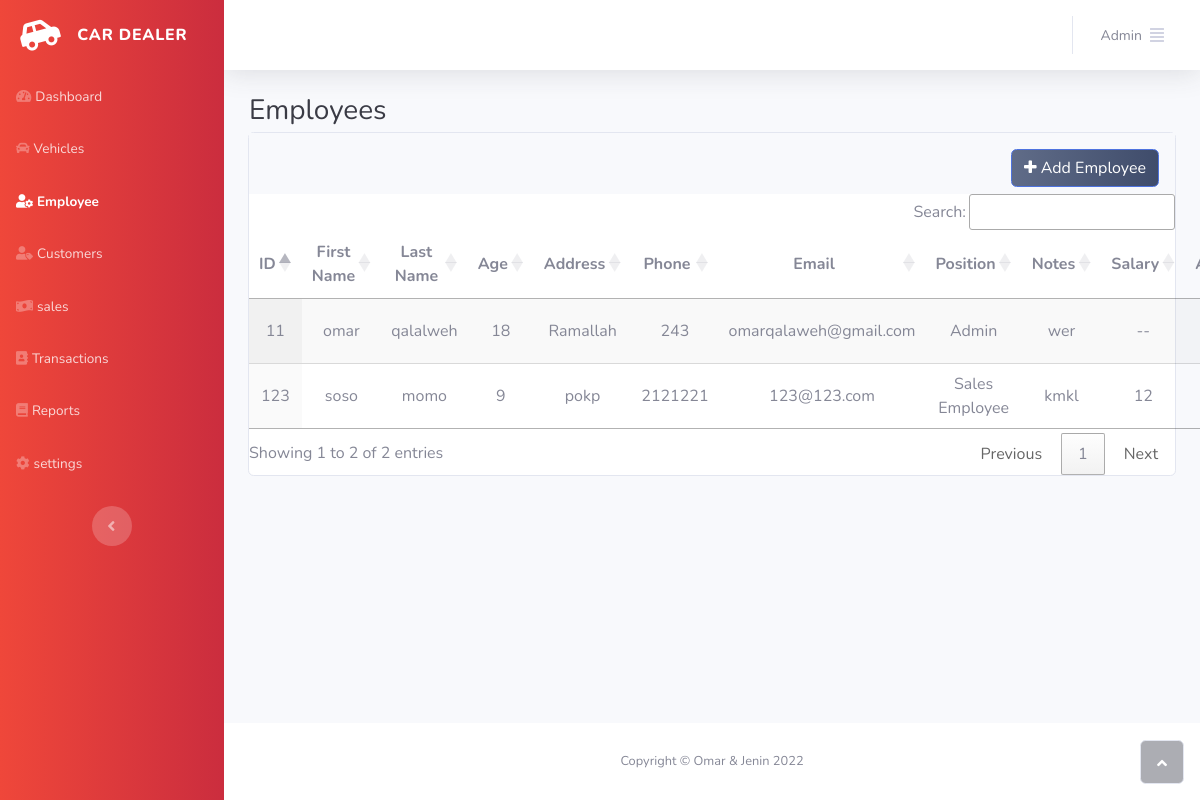
Screenshot of /admin/employee.php (signed in) with the database file from the repository.
### tables this page shows
CREATE TABLE IF NOT EXISTS `employee` (
  `EmpID` int(11) NOT NULL,
  `FirstName` text NOT NULL,
  `LastName` text NOT NULL,
  `dob` date NOT NULL,
  `Address` text NOT NULL,
  `Phone` text NOT NULL,
  `Email` text NOT NULL,
  `Notes` longtext NOT NULL,
  PRIMARY KEY (`EmpID`),
  UNIQUE KEY `EmpID` (`EmpID`)
);

CREATE TABLE IF NOT EXISTS `sales_employee` (
  `EmpID` int(11) NOT NULL,
  `salary` double NOT NULL,
  `Bonus_Per_Sale` int(11) NOT NULL,
  PRIMARY KEY (`EmpID`)
);

### admin/employee.php (the view, shortened to what this page needs)
<?php
include '../helper/db_con.php';
?>
<!DOCTYPE html>
<html lang="en">
<head>
    <link rel="stylesheet" href="../assets/bootstrap/css/bootstrap.min.css">
    <link rel="stylesheet" href="../assets/fonts/fontawesome-all.min.css">
    <link rel="stylesheet" href="../assets/fonts/font-awesome.min.css">
    <link rel="stylesheet" href="../assets/fonts/fontawesome5-overrides.min.css">
    <link rel="stylesheet" href="https://cdnjs.cloudflare.com/ajax/libs/jquery.tablesorter/2.31.2/css/theme.bootstrap_4.min.css">
    <link rel="stylesheet" href="https://cdnjs.cloudflare.com/ajax/libs/jqueryui/1.12.1/jquery-ui.min.css">
    <link rel="stylesheet" href="https://cdn.datatables.net/1.12.1/css/jquery.dataTables.min.css">
    <link rel="stylesheet" href="https://cdn.datatables.net/v/dt/dt-1.12.1/datatables.min.css"/>
</head>
<body id="page-top">
<div id="wrapper">
    <nav class="navbar navbar-dark align-items-start sidebar sidebar-dark accordion bg-gradient-primary p-0"
         style="background: linear-gradient(to left, #cb2d3e, #ef473a);">
        <div class="container-fluid d-flex flex-column p-0">
            <a class="navbar-brand d-flex justify-content-center align-items-center sidebar-brand m-0"
               href="admin_dash.php">
                <div class="sidebar-brand-icon rotate-n-15"><i class="fas fa-car-side"></i></div>
                <div class="sidebar-brand-text mx-3"><span>Car dealer</span></div>
            </a>
            <ul class="navbar-nav text-light" id="accordionSidebar">
                <li class="nav-item"><a class="nav-link" href="admin_dash.php"><i
                                class="fas fa-tachometer-alt"></i><span>Dashboard</span></a></li>
                <li class="nav-item"><a class="nav-link" href="vehicles.php"><i
                                class="fas fa-car"></i><span>Vehicles</span></a></li>
                <li class="nav-item"><a class="nav-link active" href="employee.php"><i
                                class="fas fa-user-cog"></i><span>Employee</span></a></li>
                <li class="nav-item"><a class="nav-link" href="Customers.php"><i class="fas fa-user-tag"></i><span>Customers</span></a>
                    <a class="nav-link" href="sales.php"><i class="fas fa-money-bill-wave"></i><span>sales</span></a>
                    <a class="nav-link" href="transactions.php"><i
                                class="fas fa-address-book"></i><span>Transactions</span></a>
                    <a class="nav-link" href="reports.php"><i class="fas fa-book"></i><span>Reports</span></a>
                    <a class="nav-link" href="profile.php"><i class="fas fa-cog"></i><span>settings</span></a></li>
            </ul>
            <div class="text-center d-none d-md-inline">
                <button class="btn rounded-circle border-0" id="sidebarToggle" type="button"></button>
            </div>
        </div>
    </nav>
    <div class="d-flex flex-column" id="content-wrapper">
        <div id="content">
            <?php include 'includes/header.php'; ?>
            <h3 class="text-dark mb-1" style="margin-left: 25px;margin-top: 23px;margin-right: -1px;">Employees</h3>
            <div class="container-fluid" style="border-style: none;">
                <div class="card" id="TableSorterCard">
                    <div class="card-header text-end py-3" style="height: 61px;border-style: none;">
                        <div class="row">
                            <div class="col-md-6"></div>
                            <div class="col-md-6">
                                <div class="text-end">
                                    <button class="btn btn-primary" type="button"
                                            style="background: linear-gradient(to right, #606c88, #3f4c6b);"
                                            data-bs-target="#modalAddEmployee" data-bs-toggle="modal"><i
                                                class="fa fa-plus"></i>&nbsp;Add Employee
                                    </button>
                                </div>
                            </div>
                        </div>
                    </div>
                    <table id="employeeTable" class="display" style="width:100%">
                        <thead>
                        <tr>
                            <th class="text-center">ID</th>
                            <th class="text-center">First Name</th>
                            <th class="text-center">Last Name</th>
                            <th class="text-center">Age</th>
                            <th class="text-center">Address</th>
                            <th class="text-center">Phone</th>
                            <th class="text-center">Email</th>
                            <th class="text-center">Position</th>
                            <th class="text-center">Notes</th>
                            <th class="text-center">Salary</th>
                            <th class="text-center">Action</th>
                        </tr>
                        </thead>
                        <?php
                        $query = "SELECT * FROM employee";
                        $result = mysqli_query($conn, $query);
                        ?>
                        <tbody>
                        <?php
                        while ($row = mysqli_fetch_array($result)) {
                            $dob = $row['dob'];
                            try {
                                $dob = new DateTime($dob);
                                $now = new DateTime();
                                $interval = $now->diff($dob);
                                $age = $interval->y;
                            } catch (Exception $e) {
                                $age = "";
                            }
                            ?>
                            <tr>
                                <?php
                                $EmpID = $row['EmpID'];
                                $query_emp = "SELECT * FROM sales_employee WHERE EmpID = '$EmpID'";
                                $result_emp = mysqli_query($conn, $query_emp);
                                $emp_type = "Admin";
                                $salary = "--";
                                if (mysqli_num_rows($result_emp) > 0) {
                                    $result_emp = mysqli_fetch_array($result_emp);
                                    $emp_type = "Sales Employee";
                                    $salary = $result_emp['salary'];
                                }
                                ?>
                                <td class="text-center"><?php echo $EmpID; ?></td>
                                <td class="text-center"><?php echo $row['FirstName']; ?></td>
                                <td class="text-center"><?php echo $row['LastName']; ?></td>
                                <td class="text-center"><?php echo $age; ?></td>
                                <td class="text-center"><?php echo $row['Address']; ?></td>
                                <td class="text-center"><?php echo $row['Phone']; ?></td>
                                <td class="text-center"><?php echo $row['Email']; ?></td>
                                <td class="text-center"><?php echo $emp_type; ?></td>
                                <td class="text-center"><?php echo $row['Notes']; ?></td>
                                <td class="text-center"><?php echo $salary; ?></td>
                                <?php
                                $query_user = "SELECT * FROM users WHERE EmpID = '$EmpID'";
                                $result_user = mysqli_query($conn, $query_user);
                                if (mysqli_num_rows($result_user) > 0) {
                                    $result_user = mysqli_fetch_array($result_user);
                                    $user_id = $result_user['UserID'];
                                } else {
                                    $user_id = "-1";
                                }
                                if ($_SESSION['UserID'] == $user_id) {
                                    echo "<td class='text-center'>";
                                    echo "</td>";
                                } else {
                                    echo "<td class='text-center'>
                                               <a href='employee/editEmployee.php?EmpID=$EmpID'><i class='fas fa-edit ' ></i></a>
                                               <a href='employee/deleteEmp.php?EmpID=$EmpID'><i class='fas fa-trash-alt' style='color: #d91e18' ></i></a>
                                          </td>";
                                }
                                ?>
                            </tr>
                  <?php } ?>
                        </tbody>
                    </table>
                </div>
            </div>
        </div>
        <footer class="bg-white sticky-footer">
            <div class="container my-auto">
                <div class="text-center my-auto copyright"><span>Copyright © Omar &amp; Jenin 2022</span></div>
            </div>
        </footer>
    </div>
    <a class="border rounded d-inline scroll-to-top" href="#page-top"><i class="fas fa-angle-up"></i></a>
</div>
</body>
</html>

### admin/includes/header.php (shortened to what this page needs)
<nav class="navbar navbar-light navbar-expand bg-white shadow mb-4 topbar static-top">
    <div class="container-fluid"><button class="btn btn-link d-md-none rounded-circle me-3" id="sidebarToggleTop" type="button"><i class="fas fa-list-ul" style="border-color: rgb(214,53,61);color: #d6353d;"></i></button>
        <ul class="navbar-nav flex-nowrap ms-auto">
            <li class="nav-item dropdown no-arrow">
                <div class="nav-item dropdown no-arrow">
                    <a class="dropdown-toggle nav-link" aria-expanded="false" data-bs-toggle="dropdown" href="#">
                        <span class="d-none d-lg-inline me-2 text-gray-600 small">Admin</span>
                        <i class="fas fa-align-justify"></i>
                    </a>
                </div>
            </li>
        </ul>
    </div>
</nav>

### rows the page displays
employee: EmpID "11", FirstName "omar", LastName "qalalweh", dob "18", Address "Ramallah", Phone "243", Email "omarqalaweh@gmail.com", emp_type "Admin", Notes "wer", salary "--"
employee: EmpID "123", FirstName "soso", LastName "momo", dob "9", Address "pokp", Phone "2121221", Email "123@123.com", emp_type "Sales Employee", Notes "kmkl", sales_employee.salary "12"
